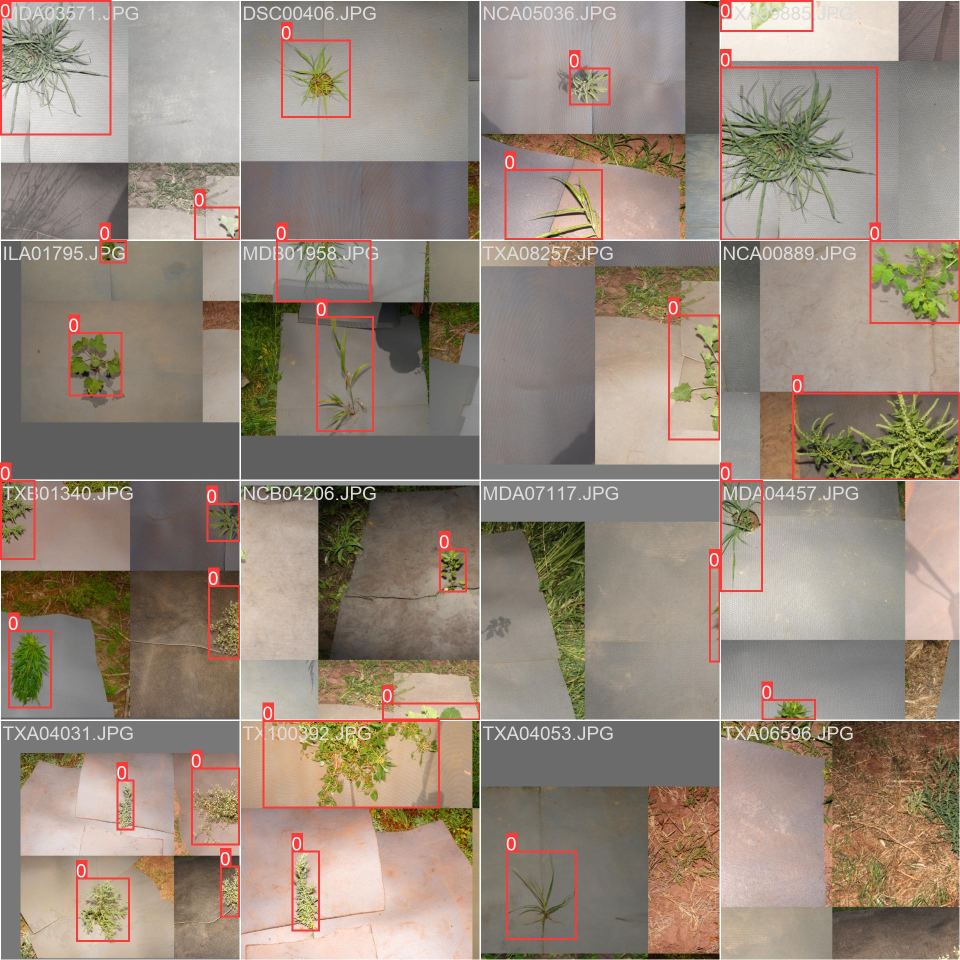
#> input picture data/models/train (100 epochs)/train_batch2.jpg, 1920 x 1920 px, given as the content of the folder h27/Field-SegmentationTraining/data/images_with_flash_issues, which was not available (shown at 1/2 size)
$ python explore_field_images.py
#> lines starting #> are read from the running program, lines starting #| are printed output that depends on the picture
import cv2
import shutil
from pathlib import Path
import logging

# Configure logging
logging.basicConfig(level=logging.INFO, format='%(asctime)s - %(levelname)s - %(message)s')

class ExploreImage:
    def __init__(self, image_dir: Path):
        """
        Initialize the ExploreImage class with the directory containing images.

        Args:
            image_dir (Path): Path to the directory containing images.
        """
        self.image_dir = Path(image_dir)
        self.selected_images = []

    def select_images_with_required_traits(self):
        """
        Allow user to manually select images by viewing them one by one.
        Press '1' to select, '0' to skip, or 'q' to quit early.
        """
        print("\n\nPress '1' to select, '0' to skip, 'q' to quit early.\n\nPlease press enter to continue...")
        input()
        logging.info("Starting image selection process...")

        image_files = list(self.image_dir.glob("*.jpg")) + list(self.image_dir.glob("*.png")) + list(self.image_dir.glob("*.jpeg"))

        if not image_files:
            logging.warning("No image files found in the directory.")
            return

        for image_path in image_files:
            image = cv2.imread(str(image_path))
#> image is the input picture: shape (1920, 1920, 3); mean B, G, R 123.3, 137, 151
            if image is None:
                logging.warning(f"Could not read image: {image_path.name}")
                continue

            # Resize image if too large
            max_width = 800
            if image.shape[1] > max_width:
                scale = max_width / image.shape[1]
#> scale = 0.417
                image = cv2.resize(image, (max_width, int(image.shape[0] * scale)))
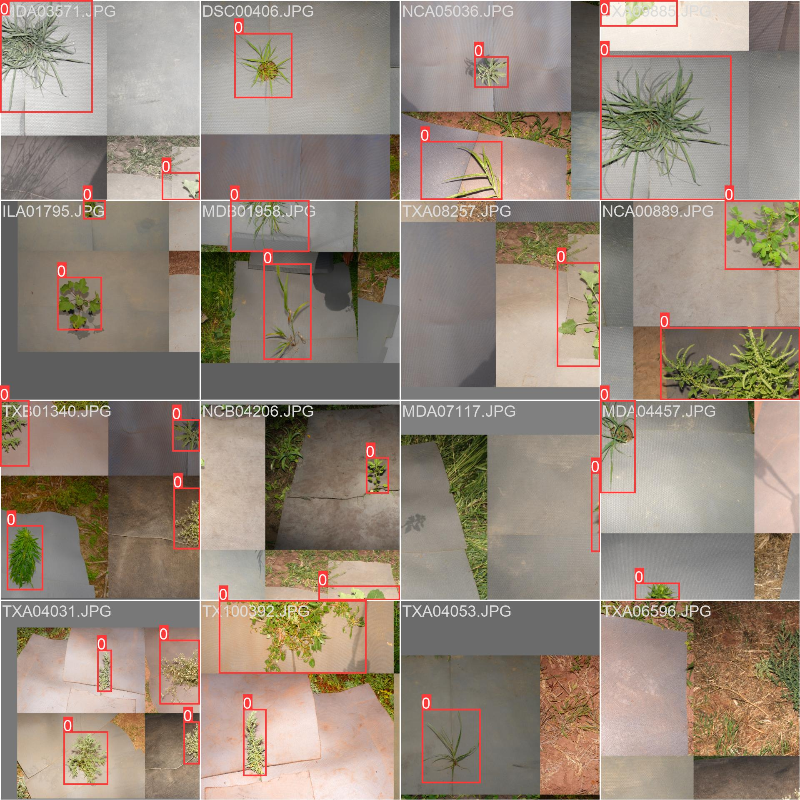
#> image: shape (800, 800, 3); mean B, G, R 123.3, 136.9, 151

            cv2.imshow("Image Viewer", image)
            logging.info(f"Viewing: {image_path.name}")

            while True:
                key = cv2.waitKey(0) & 0xFF
#> (key q is pressed here)
                if key == ord('1'):
                    self.selected_images.append(image_path)
                    logging.info(f"Selected: {image_path.name}")
                    break
                elif key == ord('0'):
                    logging.info(f"Skipped: {image_path.name}")
                    break
                elif key == ord('q'):
                    logging.info("Quitting early...")
                    cv2.destroyAllWindows()
                    self.save_selected_image_names_to_file()
                    return

        cv2.destroyAllWindows()
        self.save_selected_image_names_to_file()

    def save_selected_image_names_to_file(self):
        """
        Save selected image names to a text file and optionally copy them to a new directory.
        """
        if not self.selected_images:
            logging.info("No images were selected.")
            return

        # Save filenames
        output_file = self.image_dir / "selected_images.txt"
        with open(output_file, "w") as f:
            for img_path in self.selected_images:
                f.write(f"{img_path.name}\n")
        logging.info(f"Saved selected image list to {output_file}")

def main():
    image_dir = Path("/home/nsingh27/Field-SegmentationTraining/data/images_with_flash_issues")  # Set your image directory here
    explorer = ExploreImage(image_dir)
    explorer.select_images_with_required_traits()

if __name__ == "__main__":
    main()

$ run again, on data/models/train (100 epochs)/train_batch4050.jpg
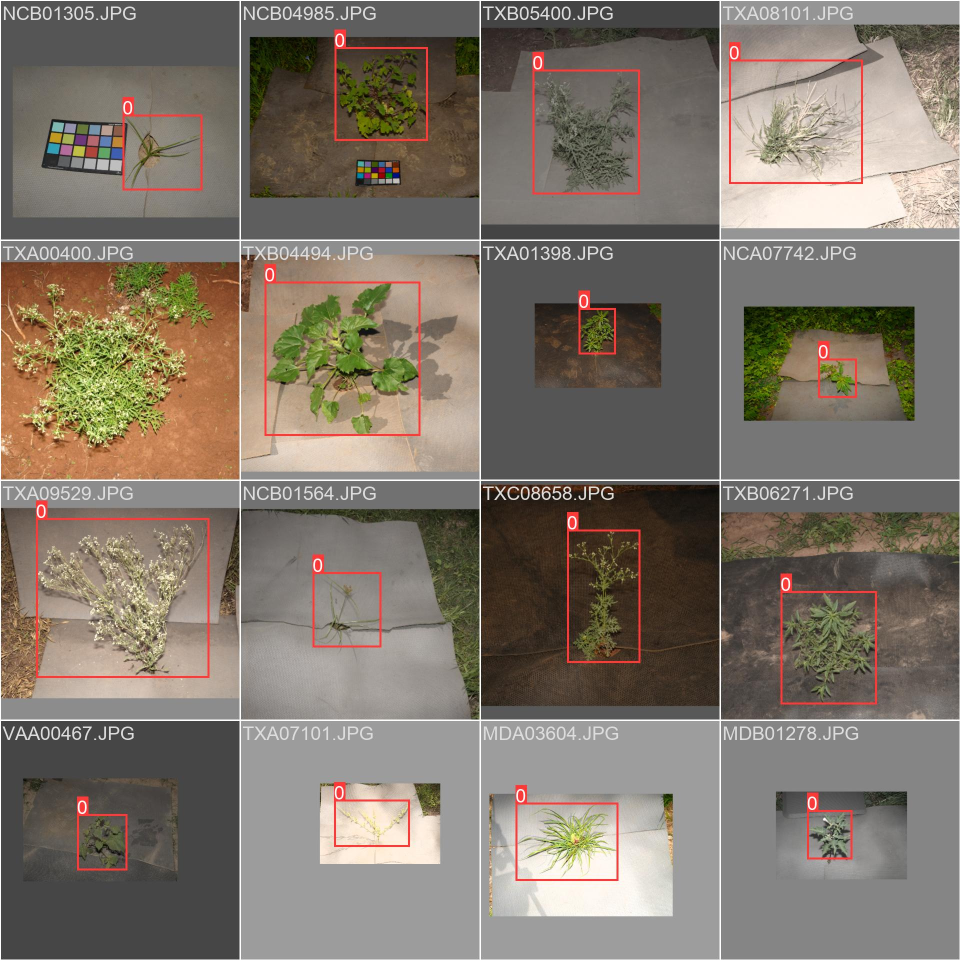
#> input picture data/models/train (100 epochs)/train_batch4050.jpg, 1920 x 1920 px, given as the content of the folder h27/Field-SegmentationTraining/data/images_with_flash_issues, which was not available (shown at 1/2 size)
#> in select_images_with_required_traits, image is the input picture: shape (1920, 1920, 3); mean B, G, R 107, 118.1, 127.7
#> in select_images_with_required_traits, `image = cv2.resize(image, (max_width, int(image.shape[0] * scale)))`:
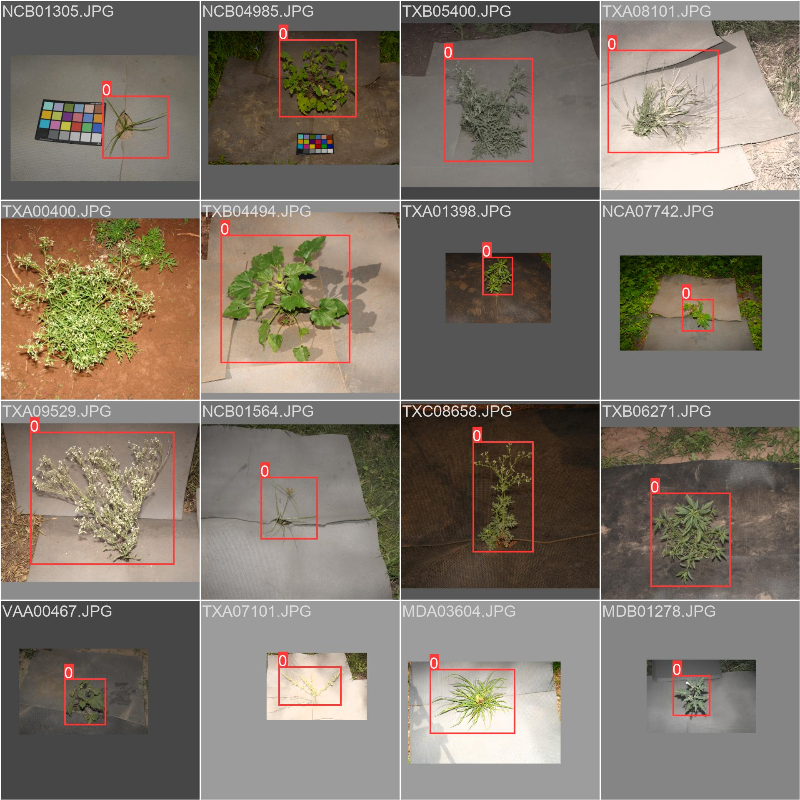
#> image: shape (800, 800, 3); mean B, G, R 107, 118.1, 127.8

$ run again, on data/models/train (100 epochs)/train_batch4051.jpg
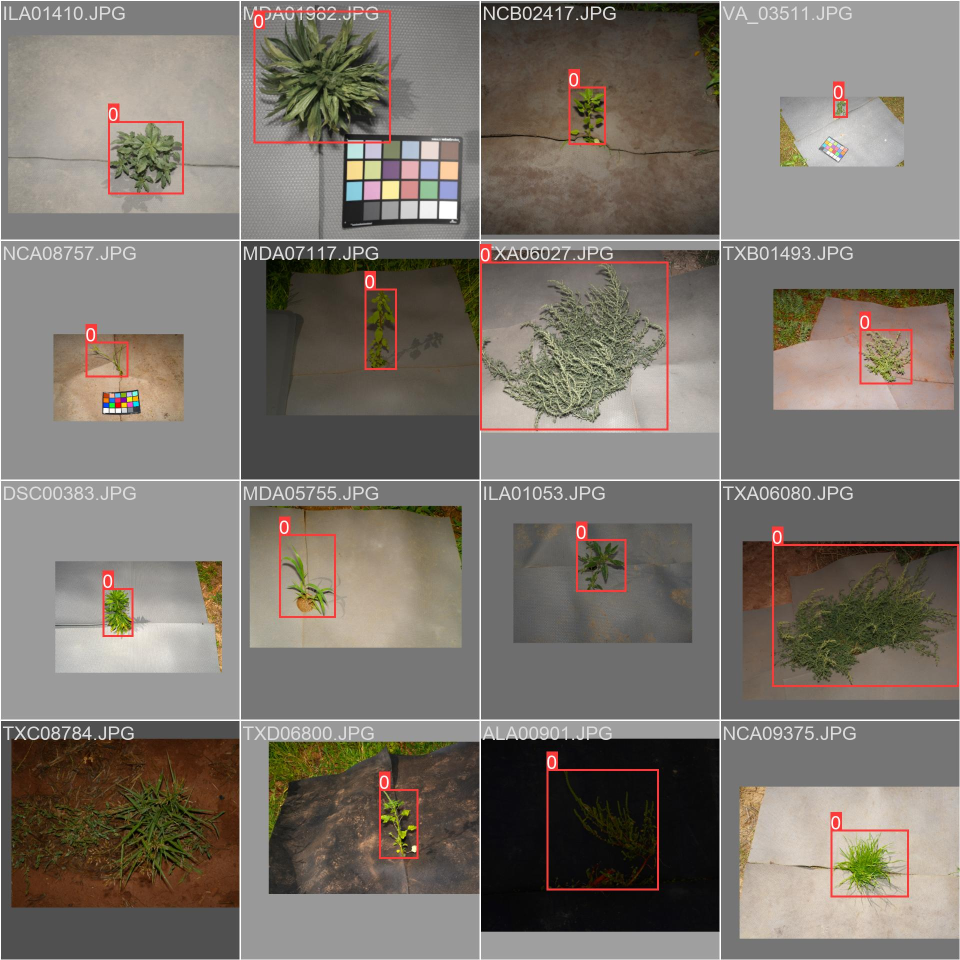
#> input picture data/models/train (100 epochs)/train_batch4051.jpg, 1920 x 1920 px, given as the content of the folder h27/Field-SegmentationTraining/data/images_with_flash_issues, which was not available (shown at 1/2 size)
#> in select_images_with_required_traits, image is the input picture: shape (1920, 1920, 3); mean B, G, R 108.3, 116.3, 123.4
#> in select_images_with_required_traits, `image = cv2.resize(image, (max_width, int(image.shape[0] * scale)))`:
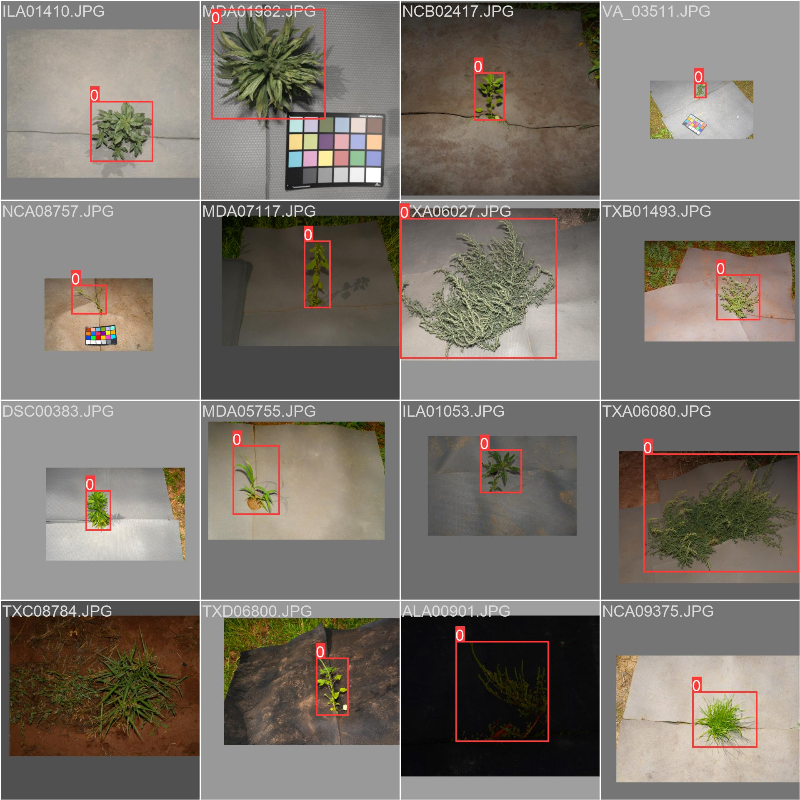
#> image: shape (800, 800, 3); mean B, G, R 108.3, 116.3, 123.4
